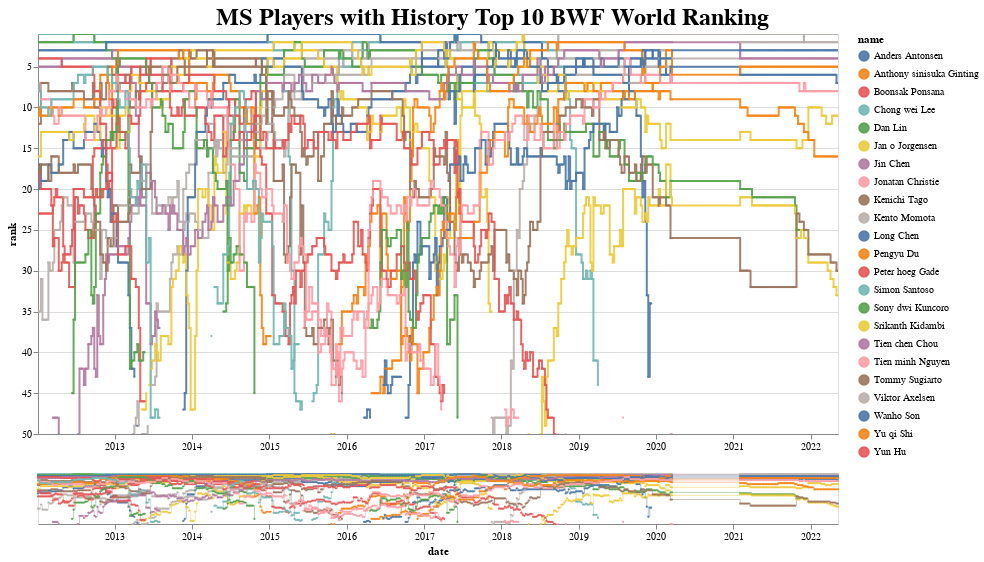

The notebook cell saved with this chart:
### Code cell
alt.renderers.set_embed_options(theme='light')
alt.data_transformers.disable_max_rows()

selection = alt.selection_multi(fields=['name'], bind='legend')
brush = alt.selection(type='interval', encodings=['x'])

base = alt.Chart(df_top_10).mark_line(interpolate='step-after', point=True).encode(
    x='date:T',
    y=alt.Y('rank', impute=alt.ImputeParams(value=None), scale=alt.Scale(domain=[50,1], padding=0)),
    color='name:N',
    opacity=alt.condition(selection, alt.value(0.9), alt.value(0.05)),
).add_selection(
    selection, brush
)

upper = base.mark_line(interpolate='step-after', point=True, size=2).encode(
    alt.X('date:T', scale=alt.Scale(domain=brush), axis=alt.Axis(grid=False, title=None)),
    tooltip=['name', 'date:T', 'rank'],
).properties(
    width=800,
    height=400
)

lower = base.mark_line(interpolate='step-after', point=True, size=0.5).encode(
    alt.X('date:T', axis=alt.Axis(grid=False)),
    alt.Y(
        'rank',
        axis=None,
        impute=alt.ImputeParams(value=None),
        scale=alt.Scale(domain=[50,1], padding=0),
    )
).properties(
    width=800,
    height=50,
)

alt.vconcat(upper & lower).configure_point(
    size=5
).configure_range(
    category={'scheme': 'tableau10'}
).configure_title(
    fontSize=24,
    anchor='middle'
).properties(
    title='MS Players with History Top 10 BWF World Ranking'
)

### Figure 1 — Vega-Lite specification as saved in the notebook (floating-point values rounded to 4 significant figures; data arrays with more than 128 entries replaced by an {"elided": "..."} marker saying what was removed)
{"config": {"view": {"continuousWidth": 400, "continuousHeight": 300}, "point": {"size": 5}, "range": {"category": {"scheme": "tableau10"}}, "title": {"anchor": "middle", "fontSize": 24}}, "vconcat": [{"vconcat": [{"mark": {"type": "line", "interpolate": "step-after", "point": true, "size": 2}, "encoding": {"color": {"field": "name", "type": "nominal"}, "opacity": {"condition": {"value": 0.9, "selection": "selector031"}, "value": 0.05}, "tooltip": [{"field": "name", "type": "nominal"}, {"field": "date", "type": "temporal"}, {"field": "rank", "type": "quantitative"}], "x": {"axis": {"grid": false, "title": null}, "field": "date", "scale": {"domain": {"selection": "selector032"}}, "type": "temporal"}, "y": {"field": "rank", "impute": {"value": null}, "scale": {"domain": [50, 1], "padding": 0}, "type": "quantitative"}}, "height": 400, "selection": {"selector031": {"type": "multi", "fields": ["name"], "bind": "legend"}, "selector032": {"type": "interval", "encodings": ["x"]}}, "width": 800}, {"mark": {"type": "line", "interpolate": "step-after", "point": true, "size": 0.5}, "encoding": {"color": {"field": "name", "type": "nominal"}, "opacity": {"condition": {"value": 0.9, "selection": "selector031"}, "value": 0.05}, "x": {"axis": {"grid": false}, "field": "date", "type": "temporal"}, "y": {"axis": null, "field": "rank", "impute": {"value": null}, "scale": {"domain": [50, 1], "padding": 0}, "type": "quantitative"}}, "height": 50, "selection": {"selector031": {"type": "multi", "fields": ["name"], "bind": "legend"}, "selector032": {"type": "interval", "encodings": ["x"]}}, "width": 800}]}], "data": {"name": "data-48f9700a08df8f46f1986b609be886d0"}, "title": "MS Players with History Top 10 BWF World Ranking", "$schema": "https://vega.github.io/schema/vega-lite/v4.17.0.json", "datasets": {"data-48f9700a08df8f46f1986b609be886d0": {"elided": "7283 records"}}}
